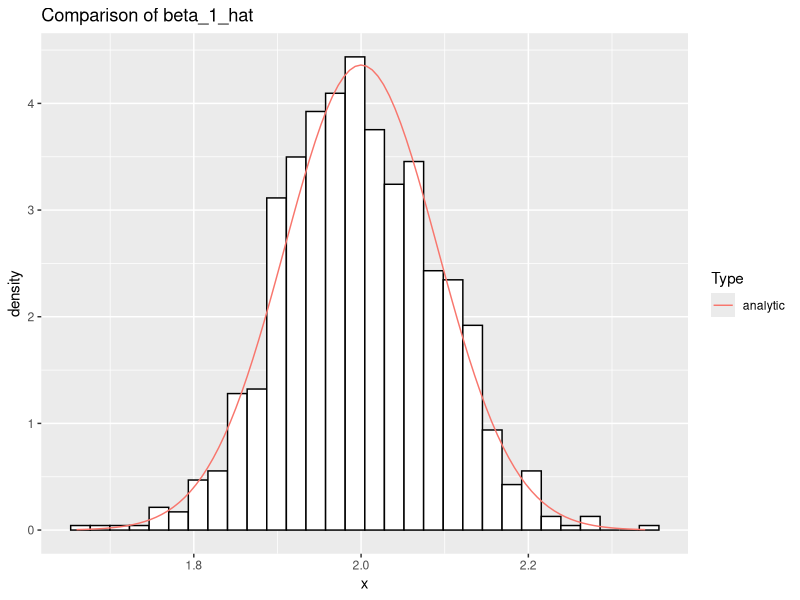
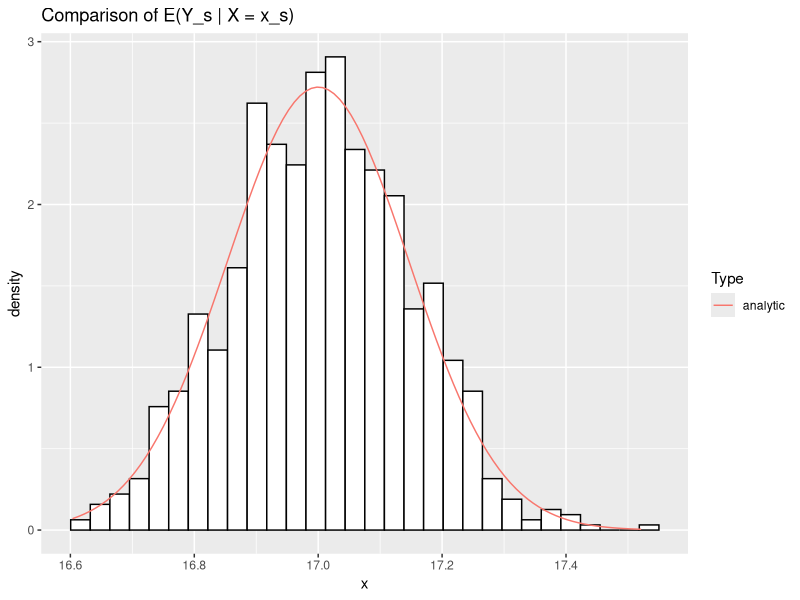
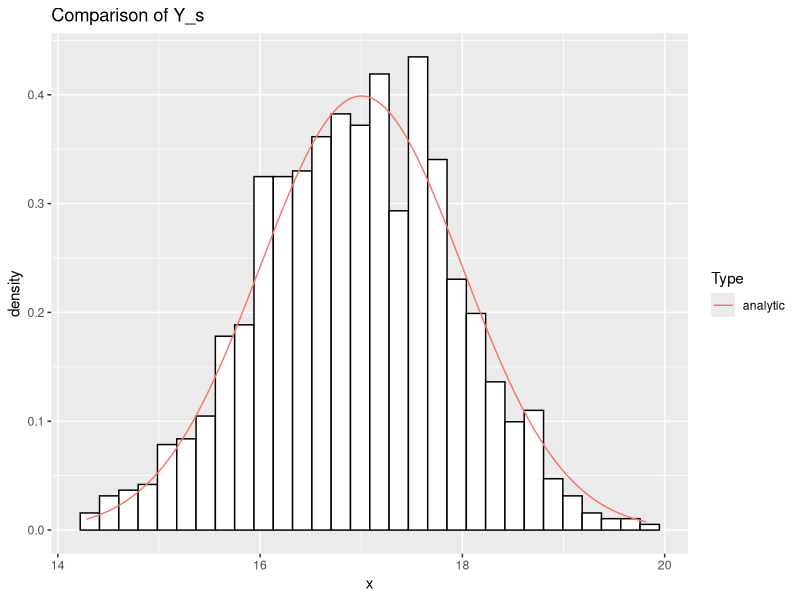
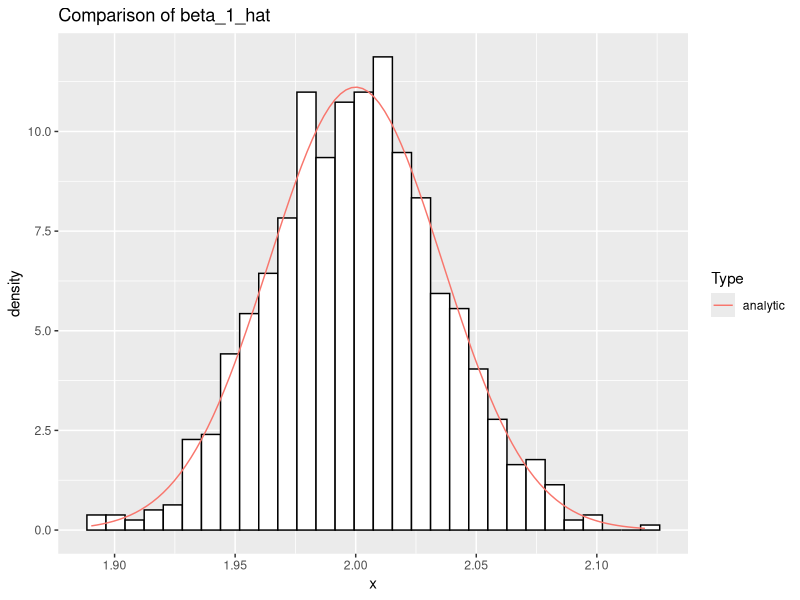
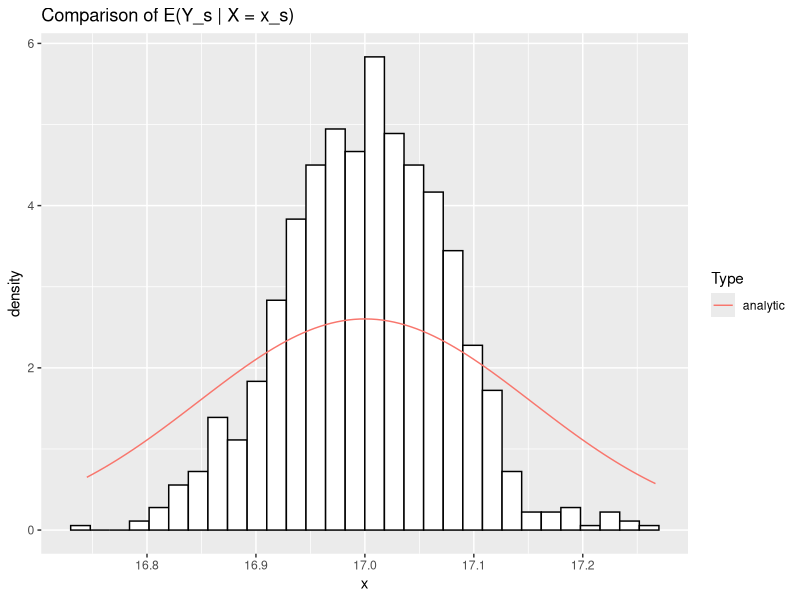
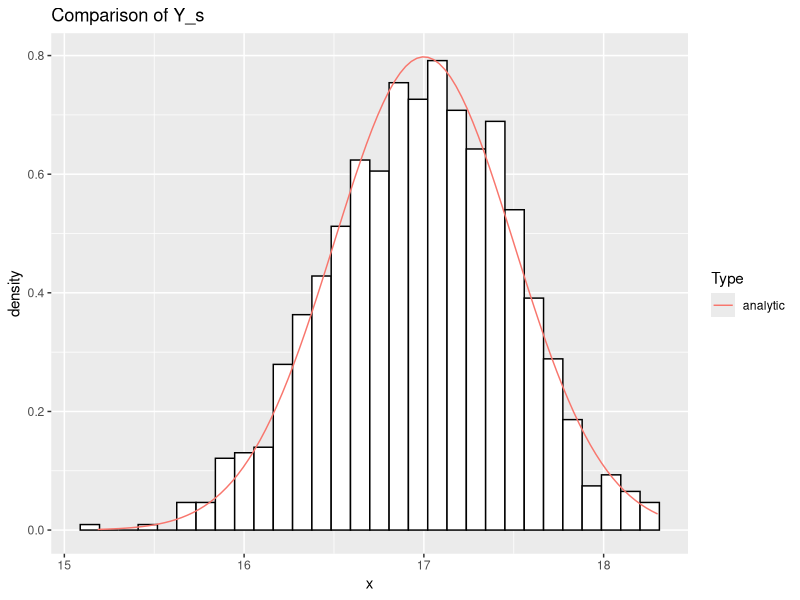
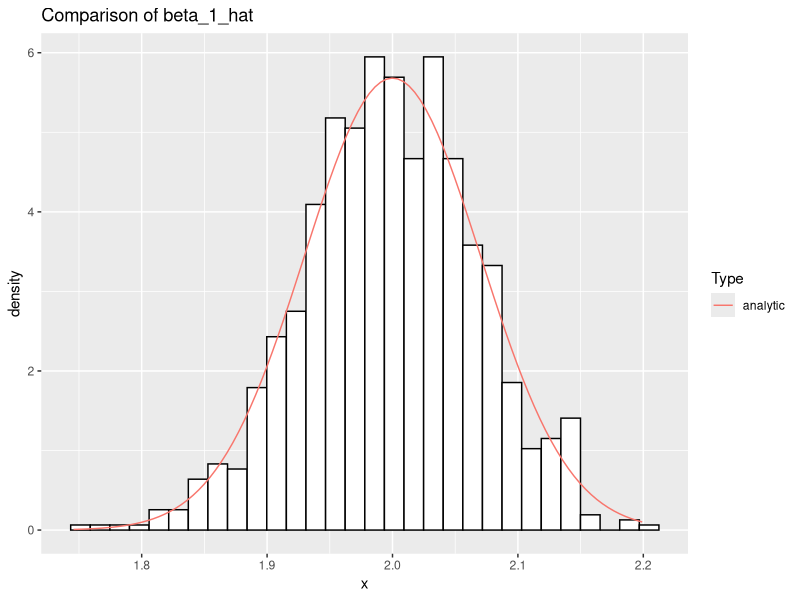
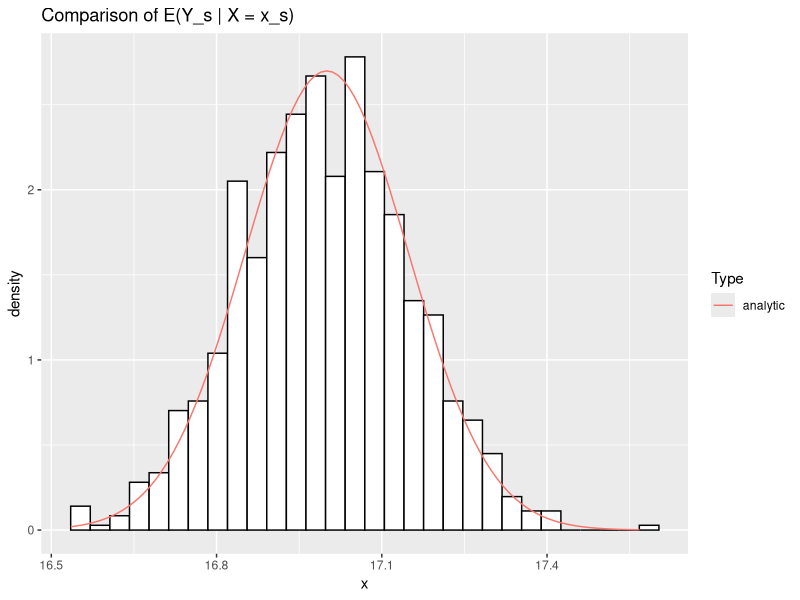

Write R code to recreate these figures, in order.
## ---- chunk 1
knitr::opts_chunk$set(echo = TRUE, eval = TRUE, fig.align = "center", 
                      message = FALSE, warning = FALSE)
library(tidyverse)
library(knitr)
set.seed(1999) # set seed for reproducibility
## ---- chunk 2
library(mvtnorm)
# set params
B0 <- 4
B1 <- 2
B2 <- 1
B <- c(B0, B1, B2)
p <- 3
# Example rmvnorm code
# sigma <- matrix(c(1,0,0,0,2,0,0,0,3), 3, 3)
# mu <- c(0,2,4)
# X <- rmvnorm(100, mean = mu, sigma = sigma)

# complete specification
sigma <- .5
n <- 100
x_0 <- rep(1, n)
x_1 <- rnorm(n, mean = 2, sd = 1)
x_2 <- rnorm(n, mean = 4, sd = .5)
X <- cbind(x_0, x_1, x_2)

# simulate ys (this part inside a for loop)
epsilon <- rnorm(n, mean = 0, sd = sigma)

y <- (X %*% B) + epsilon
## ---- chunk 3
# set params
B0 <- 1
B1 <- 2
B2 <- 4
B <- c(B0, B1, B2)
sigma <- 1 
# specification
n <- 100
X <- rmvnorm(n, c(1,2,4),matrix(c(0,0,0,0,2,0,0,0,1), byrow = TRUE, nrow = 3))
# Simulation 
x_s <- c(1,2,3) 
B1_samp <- rep(NA, 1000)
Y_s_hat_samp <- rep(NA, 1000)
Y_s_samp <- rep(NA, 1000)
for(i in 1:1000){
  epsilon <- rnorm(n, mean = 0, sd = sigma)
  Y <- X %*% B + epsilon
  B_hat <- solve(t(X)%*%X)%*%t(X)%*%Y
  B1_samp[i] <- B_hat[2]
  Y_s_hat_samp[i] <- t(x_s)%*%B_hat
  Y_s_samp[i] <- t(x_s)%*%B + rnorm(1,mean=0,sd=sigma)
}
# analytical form 
B1_hat_mean <- B1
B1_hat_var <- sigma^2*solve(t(X)%*%X)[2,2]
Y_s_hat_mean <- t(x_s)%*%B
Y_s_hat_var <- t(x_s)%*%solve(t(X)%*%X)%*%x_s
Y_s_mean <- t(x_s)%*%B
Y_s_var <- sigma^2
## ---- chunk 4
ggplot(data.frame(x = B1_samp),aes(x)) + 
  geom_histogram(aes(color = "simulation", y = ..density..), colour="black", fill="white") + 
  stat_function(fun = dnorm, args = list(mean = B1_hat_mean, sd = sqrt(B1_hat_var)), aes(color = "analytic")) + 
  guides(color=guide_legend(title="Type")) + 
  ggtitle("Comparison of beta_1_hat")
ggplot(data.frame(x = Y_s_hat_samp),aes(x)) + 
  geom_histogram(aes(color = "simulation", y = ..density..), colour="black", fill="white") + 
  stat_function(fun = dnorm, args = list(mean = Y_s_hat_mean, sd = sqrt(Y_s_hat_var)), aes(color = "analytic")) + 
  guides(color=guide_legend(title="Type")) + 
  ggtitle("Comparison of E(Y_s | X = x_s)")
ggplot(data.frame(x = Y_s_samp),aes(x)) + 
  geom_histogram(aes(color = "simulation", y = ..density..), colour="black", fill="white") + 
  stat_function(fun = dnorm, args = list(mean = Y_s_mean, sd = sqrt(Y_s_var)), aes(color = "analytic")) + 
  guides(color=guide_legend(title="Type")) + 
  ggtitle("Comparison of Y_s")
## ---- chunk 5
# set params
B0 <- 1
B1 <- 2
B2 <- 4
B <- c(B0, B1, B2)
sigma <- .5 
# omplete specification
n <- 100
X <- rmvnorm(n, c(1,2,4),matrix(c(0,0,0,0,2,0,0,0,1), byrow = TRUE, nrow = 3))
# simulation 
x_s <- c(1,2,3)
B1_samp <- rep(NA, 1000)
Y_s_hat_samp <- rep(NA, 1000)
Y_s_samp <- rep(NA, 1000)
for(i in 1:1000){
  epsilon <- rnorm(n, mean = 0, sd = sigma)
  Y <- X %*% B + epsilon
  B_hat <- solve(t(X)%*%X)%*%t(X)%*%Y
  B1_samp[i] <- B_hat[2]
  Y_s_hat_samp[i] <- t(x_s)%*%B_hat
  Y_s_samp[i] <- t(x_s)%*%B + rnorm(1,mean=0,sd=sigma)
}
# analytical form 
B1_hat_mean <- B1
B1_hat_var <- sigma^2*solve(t(X)%*%X)[2,2]
Y_s_hat_mean <- t(x_s)%*%B
Y_s_hat_var <- t(x_s)%*%solve(t(X)%*%X)%*%x_s
Y_s_mean <- t(x_s)%*%B
Y_s_var <- sigma^2
## ---- chunk 6
ggplot(data.frame(x = B1_samp),aes(x)) + 
  geom_histogram(aes(color = "simulation", y = ..density..), colour="black", fill="white") + 
  stat_function(fun = dnorm, args = list(mean = B1_hat_mean, sd = sqrt(B1_hat_var)), aes(color = "analytic")) + 
  guides(color=guide_legend(title="Type")) + 
  ggtitle("Comparison of beta_1_hat")
ggplot(data.frame(x = Y_s_hat_samp),aes(x)) + 
  geom_histogram(aes(color = "simulation", y = ..density..), colour="black", fill="white") + 
  stat_function(fun = dnorm, args = list(mean = Y_s_hat_mean, sd = sqrt(Y_s_hat_var)), aes(color = "analytic")) + 
  guides(color=guide_legend(title="Type")) + 
  ggtitle("Comparison of E(Y_s | X = x_s)")
ggplot(data.frame(x = Y_s_samp),aes(x)) + 
  geom_histogram(aes(color = "simulation", y = ..density..), colour="black", fill="white") + 
  stat_function(fun = dnorm, args = list(mean = Y_s_mean, sd = sqrt(Y_s_var)), aes(color = "analytic")) + 
  guides(color=guide_legend(title="Type")) + 
  ggtitle("Comparison of Y_s")
## ---- chunk 7
# set params
B0 <- 1
B1 <- 2
B2 <- 4
B <- c(B0, B1, B2)
sigma <- 1 
# specification
n <- 100
X <- rmvnorm(n, c(1,2,4),matrix(c(1,.25,.5,.25,2,.25,.5,.25,1), byrow = TRUE, nrow = 3))
x_0 <- rep(1, n)
X[,1] <- x_0
# simulation 
x_s <- c(1,2,3)
B1_samp <- rep(NA, 1000)
Y_s_hat_samp <- rep(NA, 1000)
Y_s_samp <- rep(NA, 1000)
for(i in 1:1000){
  epsilon <- rnorm(n, mean = 0, sd = sigma)
  Y <- X %*% B + epsilon
  B_hat <- solve(t(X)%*%X)%*%t(X)%*%Y
  B1_samp[i] <- B_hat[2]
  Y_s_hat_samp[i] <- t(x_s)%*%B_hat
  Y_s_samp[i] <- t(x_s)%*%B + rnorm(1,mean=0,sd=sigma)
}
# analytical form 
B1_hat_mean <- B1
B1_hat_var <- sigma^2*solve(t(X)%*%X)[2,2]
Y_s_hat_mean <- t(x_s)%*%B
Y_s_hat_var <- t(x_s)%*%solve(t(X)%*%X)%*%x_s
Y_s_mean <- t(x_s)%*%B
Y_s_var <- sigma^2
## ---- chunk 8
ggplot(data.frame(x = B1_samp),aes(x)) + 
  geom_histogram(aes(color = "simulation", y = ..density..), colour="black", fill="white") + 
  stat_function(fun = dnorm, args = list(mean = B1_hat_mean, sd = sqrt(B1_hat_var)), aes(color = "analytic")) + 
  guides(color=guide_legend(title="Type")) + 
  ggtitle("Comparison of beta_1_hat")
ggplot(data.frame(x = Y_s_hat_samp),aes(x)) + 
  geom_histogram(aes(color = "simulation", y = ..density..), colour="black", fill="white") + 
  stat_function(fun = dnorm, args = list(mean = Y_s_hat_mean, sd = sqrt(Y_s_hat_var)), aes(color = "analytic")) + 
  guides(color=guide_legend(title="Type")) + 
  ggtitle("Comparison of E(Y_s | X = x_s)")
ggplot(data.frame(x = Y_s_samp),aes(x)) + 
  geom_histogram(aes(color = "simulation", y = ..density..), colour="black", fill="white") + 
  stat_function(fun = dnorm, args = list(mean = Y_s_mean, sd = sqrt(Y_s_var)), aes(color = "analytic")) + 
  guides(color=guide_legend(title="Type")) + 
  ggtitle("Comparison of Y_s")
## ---- chunk 9
# set params
B0 <- 1
B1 <- 2
B2 <- 4
B <- c(B0, B1, B2)
sigma <- 1 
# specification
n <- 100
X <- rmvnorm(n, c(1,2,4),matrix(c(0,0,0,0,2,0,0,0,1), byrow = TRUE, nrow = 3))
# simulation 
x_s <- c(1,2,3)
B1_samp <- rep(NA, 1000)
Y_s_hat_samp <- rep(NA, 1000)
Y_s_samp <- rep(NA, 1000)
for(i in 1:1000){
  epsilon <- rmvnorm(n, c(0,0,0),matrix(c(1,.5,.75,.5,2,.5,.75,.5,3), byrow = TRUE, nrow = 3))[,1]
  Y <- X %*% B + epsilon
  B_hat <- solve(t(X)%*%X)%*%t(X)%*%Y
  B1_samp[i] <- B_hat[2]
  Y_s_hat_samp[i] <- t(x_s)%*%B_hat
  Y_s_samp[i] <- t(x_s)%*%B + rnorm(1,mean=0,sd=sigma)
}
# Find the analytical form 
B1_hat_mean <- B1
B1_hat_var <- sigma^2*solve(t(X)%*%X)[2,2]
Y_s_hat_mean <- t(x_s)%*%B
Y_s_hat_var <- t(x_s)%*%solve(t(X)%*%X)%*%x_s
Y_s_mean <- t(x_s)%*%B
Y_s_var <- sigma^2
## ---- chunk 10
ggplot(data.frame(x = B1_samp),aes(x)) + 
  geom_histogram(aes(color = "simulation", y = ..density..), colour="black", fill="white") + 
  stat_function(fun = dnorm, args = list(mean = B1_hat_mean, sd = sqrt(B1_hat_var)), aes(color = "analytic")) + 
  guides(color=guide_legend(title="Type")) + 
  ggtitle("Comparison of beta_1_hat")
ggplot(data.frame(x = Y_s_hat_samp),aes(x)) + 
  geom_histogram(aes(color = "simulation", y = ..density..), colour="black", fill="white") + 
  stat_function(fun = dnorm, args = list(mean = Y_s_hat_mean, sd = sqrt(Y_s_hat_var)), aes(color = "analytic")) + 
  guides(color=guide_legend(title="Type")) + 
  ggtitle("Comparison of E(Y_s | X = x_s)")
ggplot(data.frame(x = Y_s_samp),aes(x)) + 
  geom_histogram(aes(color = "simulation", y = ..density..), colour="black", fill="white") + 
  stat_function(fun = dnorm, args = list(mean = Y_s_mean, sd = sqrt(Y_s_var)), aes(color = "analytic")) + 
  guides(color=guide_legend(title="Type")) + 
  ggtitle("Comparison of Y_s")
## ---- chunk 11
# set params
B0 <- 1
B1 <- 2
B2 <- 4
B <- c(B0, B1, B2)
sigma <- 1 
# specification
n <- 100
X <- rmvnorm(n, c(1,2,4),matrix(c(0,0,0,0,2,0,0,0,1), byrow = TRUE, nrow = 3))
# simulation 
x_s <- c(1,2,3) 
B0_samp <- rep(NA, 5000)
B1_samp <- rep(NA, 5000)
B2_samp <- rep(NA, 5000)
for(i in 1:5000){
  epsilon <- rnorm(n, mean = 0, sd = sigma)
  Y <- X %*% B + epsilon
  B_hat <- solve(t(X)%*%X)%*%t(X)%*%Y
  B0_samp[i] <- B_hat[1]
  B1_samp[i] <- B_hat[2]
  B2_samp[i] <- B_hat[3]
}
# analytical form 
B0_hat_mean <- B0
B0_hat_var <- sigma^2*solve(t(X)%*%X)[1,1]
B1_hat_mean <- B1
B1_hat_var <- sigma^2*solve(t(X)%*%X)[2,2]
B2_hat_mean <- B2
B2_hat_var <- sigma^2*solve(t(X)%*%X)[3,3]

# Dataset of Betas
Betas <- cbind(B0_samp,B1_samp,B2_samp)
Betas <- data.frame(Betas)
## ---- chunk 12
library(GGally)
ggpairs(Betas)
